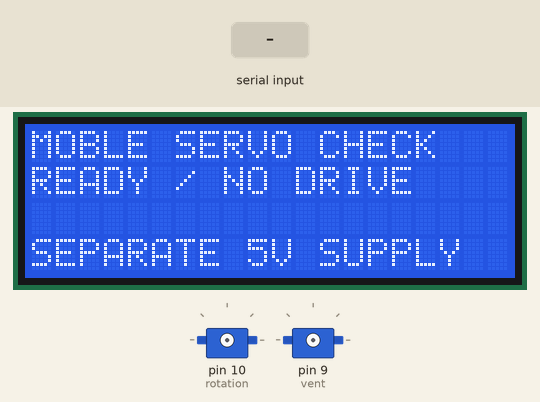
Simulated run of this sketch. Board: Arduino Mega 2560, built with avr-gcc and run on an emulated ATmega2560. Parts: 20×4 character LCD, 2 × servo. The test bench sets the inputs (shaded band). What the sketch prints to the serial monitor is not drawn.

Above: at 1.3 s.
1.4 s: "RUN\n" received over Serial
At 3.5 s:
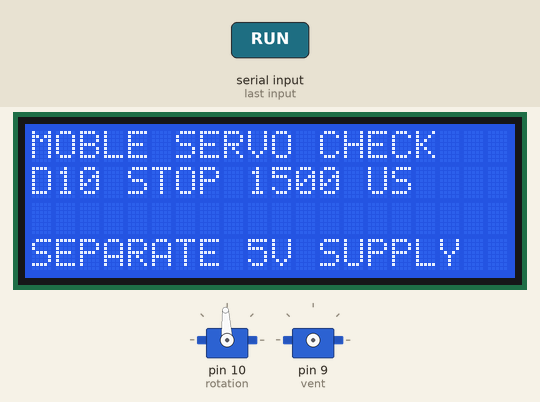
4.4 s: "VENT\n" received over Serial
At 5.3 s:
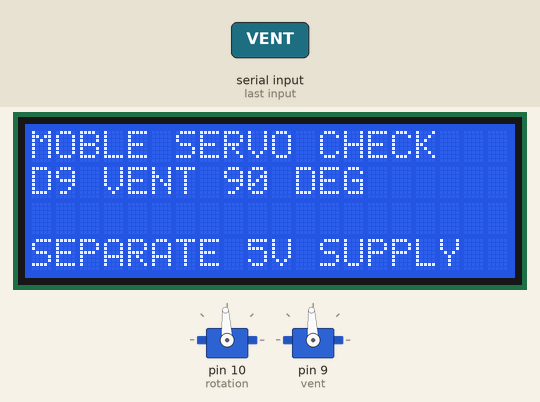
7.4 s: "ONESEC\n" received over Serial
At 10.2 s:
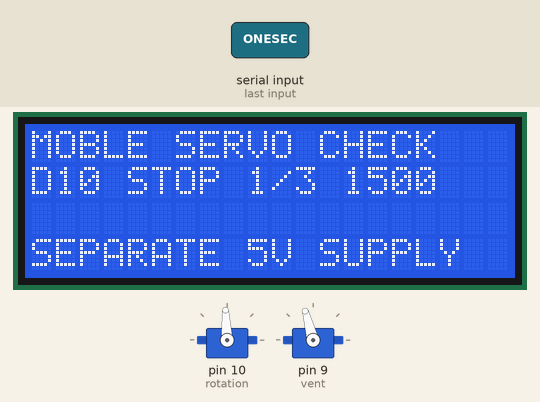
10.4 s: byte 10 ('\n') received over Serial
At 11.2 s:
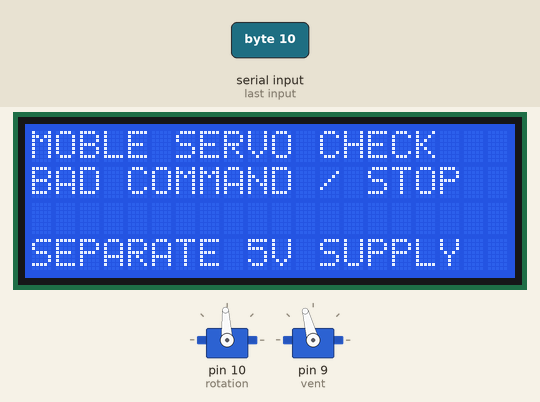
12.1 s: "STOP\n" received over Serial
At 12.8 s:
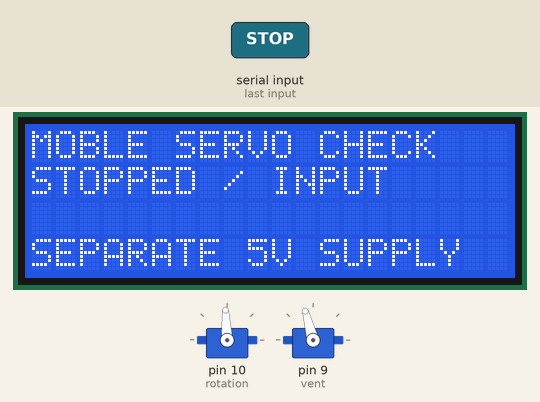
13.6 s: "NEUTRAL\n" received over Serial
At 14.0 s:
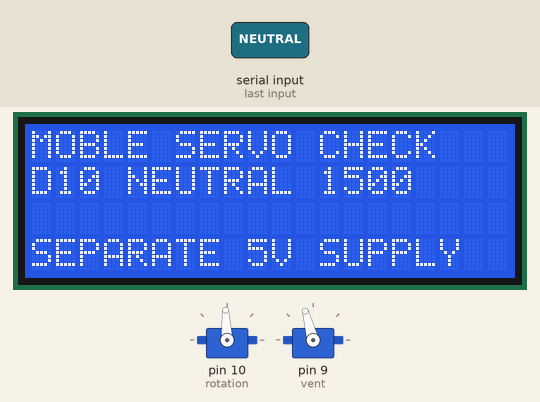
Timing chart, 0 to 16.6 s (numbered marks = the images above; inputs shaded):
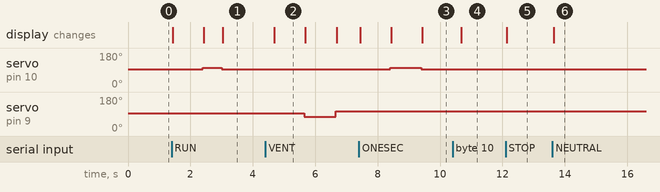

Measured:
- after the input at 1.4 s, servo on pin 10 (rotation): 93° → 102° after 1.0 s, → 93° 0.60 s later; the display: first changes at once (image 1 shows a later state)
- after the input at 4.4 s, servo on pin 9 (vent): 93° → 75° after 1.2 s, → 105° 1.0 s later; the display: changes after 0.28 s (image 2)
- after the input at 7.4 s, servo on pin 10 (rotation): 93° → 102° after 1.0 s, → 93° 1.0 s later; servo on pin 9 (vent): stays 105° (without the input it goes to 90° after 0.25 s); the display: first changes at once (image 3 shows a later state)
- after the input at 10.4 s, servo on pin 10 (rotation): stays 93° (without the input it goes to 102° after 0.00 s); the display: changes after 0.29 s (image 4)
- after the input at 12.1 s, the display: changes at once (image 5)
- after the input at 13.6 s, the display: changes at once (image 6)
- what the display in image 2 shows lasts 1.0 s, from 4.7 s to 5.7 s

The sketch:

servo_check.ino
```cpp
// Bench checks only. No movement at boot; each sequence requires a command.
// Use the user's separate regulated 5V supply, with a common Mega GND.
// VENT: 90/75/105/90 degrees. NEUTRAL: 1500 us. RUN: brief 1600 us then 1500 us.
// ONESEC: three 1600/1500 us pairs, one second at each setting.
// RUN is for use only after the physical neutral has been checked by a person.
#include <Arduino.h>
#include <Servo.h>
#include <LiquidCrystal_I2C.h>
#include <Wire.h>
#include <avr/wdt.h>

Servo vent, rotation;
LiquidCrystal_I2C lcd(0x27, 20, 4);
bool lcdReady = false;
bool droppingLine = false;
char command[20];
uint8_t used = 0, sequence = 0, step = 0;
uint32_t changedAt = 0;

void report(const char* state) {
  Serial.print(F("{\"type\":\"servo_check\",\"state\":\""));
  Serial.print(state); Serial.println(F("\"}"));
  if (lcdReady) {
    lcd.setCursor(0, 1); lcd.print(F("                    "));
    lcd.setCursor(0, 1); lcd.print(state);
  }
}

void stopAll() {
  if (rotation.attached()) {
    rotation.writeMicroseconds(1500);
    delay(250); // Allow several neutral pulses before restoring idle pins.
    rotation.detach();
  }
  if (vent.attached()) vent.detach();
  pinMode(9, INPUT); pinMode(10, INPUT);
  sequence = 0;
}

void start(const char* name) {
  stopAll();
  step = 0;
  changedAt = millis();
  if (strcmp(name, "VENT") == 0) {
    sequence = 1;
    vent.writeMicroseconds(1500); vent.attach(9);
    report("D9 VENT 90 DEG");
  } else if (strcmp(name, "NEUTRAL") == 0) {
    sequence = 2;
    rotation.writeMicroseconds(1500); rotation.attach(10);
    report("D10 NEUTRAL 1500");
  } else if (strcmp(name, "RUN") == 0 || strcmp(name, "ONESEC") == 0) {
    sequence = strcmp(name, "ONESEC") == 0 ? 4 : 3;
    rotation.writeMicroseconds(1500); rotation.attach(10);
    report("D10 NEUTRAL 1500");
  } else if (strcmp(name, "STOP") == 0) report("STOPPED / INPUT");
  else report("BAD COMMAND / STOP");
}

void setup() {
  MCUSR = 0; wdt_disable();
  Serial.begin(115200);
  const uint8_t outputs[] = {9, 10, 22, 24, 26, 28, 30};
  for (uint8_t pin : outputs) pinMode(pin, INPUT);
  Wire.begin(); Wire.setWireTimeout(25000, true);
  Wire.beginTransmission(0x27); lcdReady = Wire.endTransmission() == 0;
  if (lcdReady) {
    lcd.init(); lcd.backlight();
    lcd.setCursor(0, 0); lcd.print(F("MOBLE SERVO CHECK"));
    lcd.setCursor(0, 3); lcd.print(F("SEPARATE 5V SUPPLY"));
  }
  report("READY / NO DRIVE");
  wdt_enable(WDTO_2S);
}

void loop() {
  wdt_reset();
  uint8_t budget = 32;
  while (Serial.available() && budget--) {
    char c = Serial.read();
    if (c == '\n') {
      if (!droppingLine) { command[used] = '\0'; start(command); }
      used = 0; droppingLine = false;
    } else if (c != '\r' && !droppingLine) {
      if (used < sizeof(command) - 1) command[used++] = c;
      else { used = 0; droppingLine = true; stopAll(); report("OVERFLOW / STOP"); }
    }
  }
  uint32_t elapsed = millis() - changedAt;
  if (sequence == 1 && elapsed >= 1000) {
    changedAt = millis();
    if (++step == 1) { vent.write(75); report("D9 VENT 75 DEG"); }
    else if (step == 2) { vent.write(105); report("D9 VENT 105 DEG"); }
    else if (step == 3) { vent.write(90); report("D9 VENT 90 DEG"); }
    else { stopAll(); report("VENT DONE"); }
  } else if (sequence == 2 && elapsed >= 3000) {
    stopAll(); report("NEUTRAL DONE");
  } else if (sequence == 4 && elapsed >= 1000) {
    changedAt = millis();
    ++step;
    if (step > 6) { stopAll(); report("ONESEC DONE"); }
    else if (step % 2 == 1) {
      rotation.writeMicroseconds(1600);
      report(step == 1 ? "D10 RUN 1/3 1600" : step == 3 ? "D10 RUN 2/3 1600" : "D10 RUN 3/3 1600");
    } else {
      rotation.writeMicroseconds(1500);
      report(step == 2 ? "D10 STOP 1/3 1500" : step == 4 ? "D10 STOP 2/3 1500" : "D10 STOP 3/3 1500");
    }
  } else if (sequence == 3) {
    if (step == 0 && elapsed >= 1000) {
      step = 1; changedAt = millis();
      rotation.writeMicroseconds(1600); report("D10 RUN 1600 US");
    } else if (step == 1 && elapsed >= 600) {
      step = 2; changedAt = millis();
      rotation.writeMicroseconds(1500); report("D10 STOP 1500 US");
    } else if (step == 2 && elapsed >= 2000) {
      stopAll(); report("RUN DONE");
    }
  }
}
```
